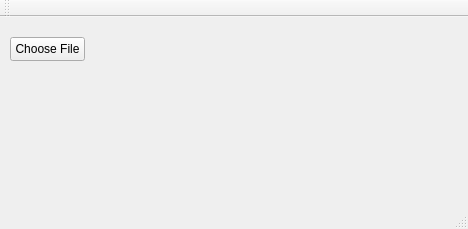
<?xml version="1.0" encoding="UTF-8"?>
<ui version="4.0">
 <class>PreFormatterClass</class>
 <widget class="QMainWindow" name="PreFormatterClass">
  <property name="geometry">
   <rect>
    <x>0</x>
    <y>0</y>
    <width>468</width>
    <height>229</height>
   </rect>
  </property>
  <property name="windowTitle">
   <string>PreFormatter</string>
  </property>
  <widget class="QWidget" name="centralWidget">
   <widget class="QPushButton" name="OPEN_FILE_BUTTON">
    <property name="geometry">
     <rect>
      <x>10</x>
      <y>20</y>
      <width>75</width>
      <height>24</height>
     </rect>
    </property>
    <property name="text">
     <string>Choose File</string>
    </property>
   </widget>
  </widget>
  <widget class="QMenuBar" name="menuBar">
   <property name="geometry">
    <rect>
     <x>0</x>
     <y>0</y>
     <width>468</width>
     <height>22</height>
    </rect>
   </property>
  </widget>
  <widget class="QToolBar" name="mainToolBar">
   <attribute name="toolBarArea">
    <enum>TopToolBarArea</enum>
   </attribute>
   <attribute name="toolBarBreak">
    <bool>false</bool>
   </attribute>
  </widget>
  <widget class="QStatusBar" name="statusBar"/>
 </widget>
 <layoutdefault spacing="6" margin="11"/>
 <resources>
  <include location="PreFormatter.qrc"/>
 </resources>
 <connections/>
</ui>
